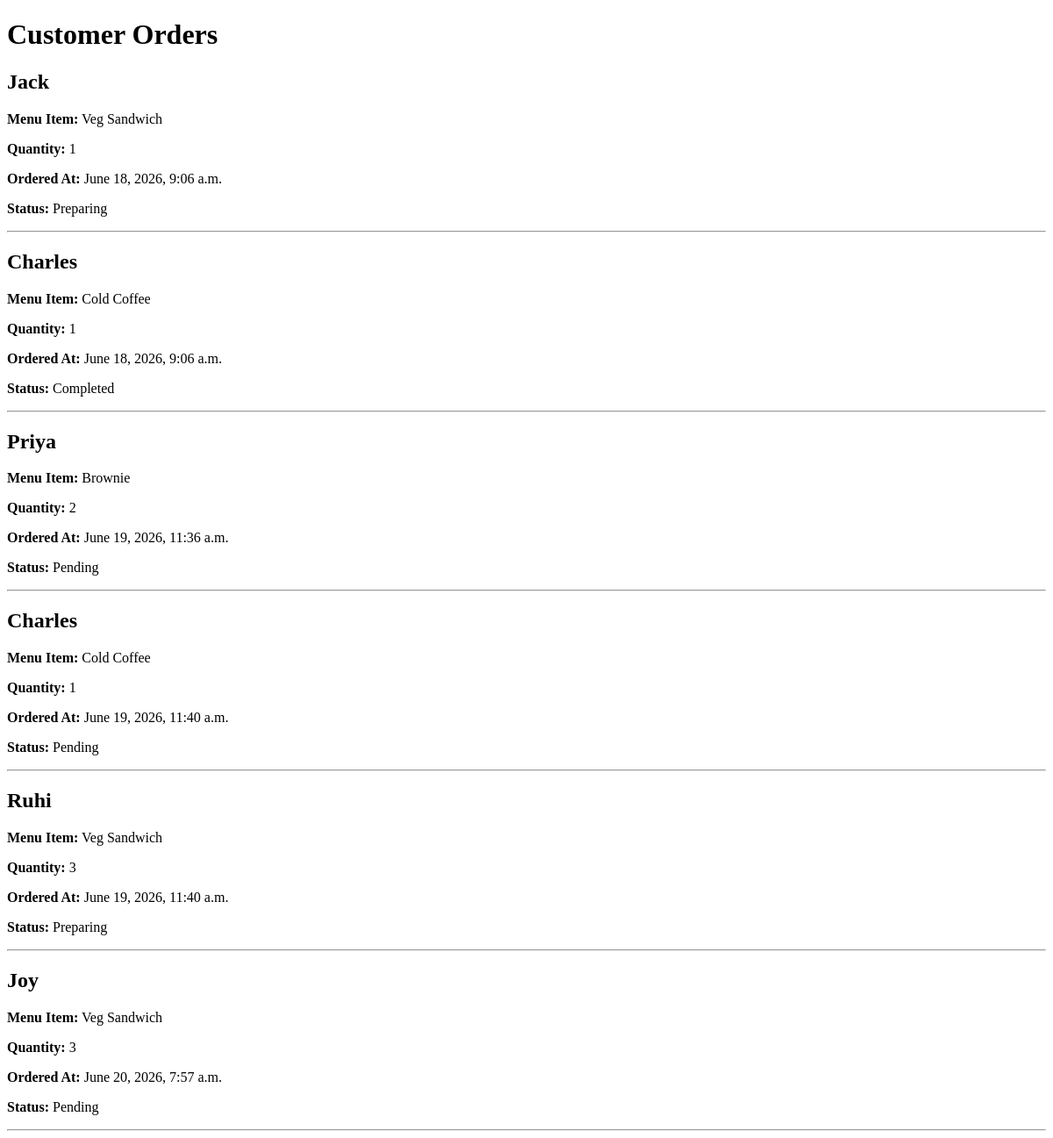
The app's page /orders/, older data.
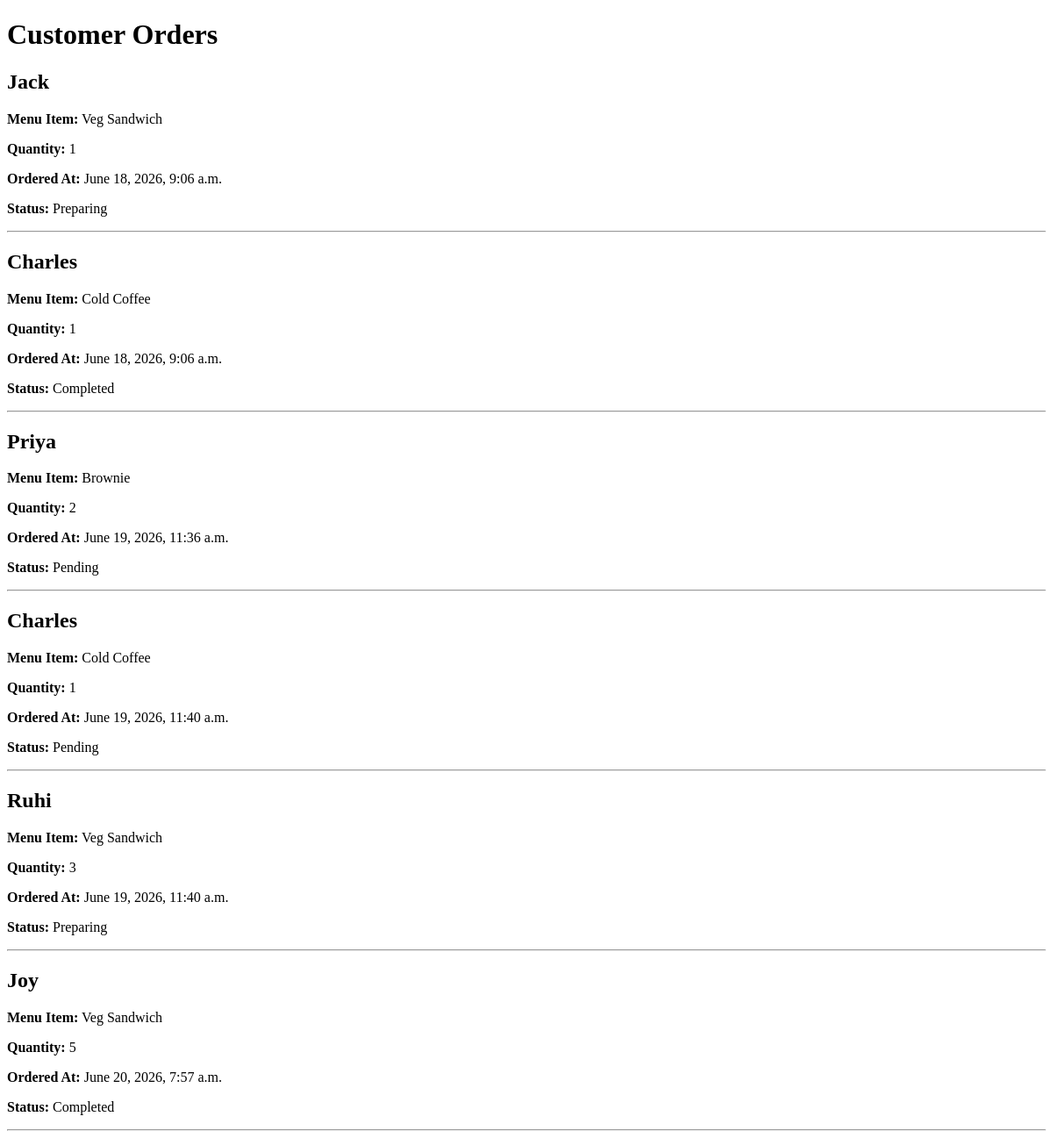
The same page, newer data.
### cafe/models.py (models this page shows, shortened)
class Order(models.Model):
    customer_name = models.CharField(max_length=100)
    menu_item = models.ForeignKey(MenuItem, on_delete=models.CASCADE)
    quantity = models.PositiveIntegerField(default=1)
    STATUS_CHOICES = [
        ('Pending', 'Pending'),
        ('Preparing', 'Preparing'),
        ('Ready', 'Ready'),
        ('Delivered', 'Delivered'),
    ]
    status = models.CharField(
        max_length=20,
        choices=STATUS_CHOICES,
        default='Pending'
    )
    created_at = models.DateTimeField(auto_now_add=True)

class MenuItem(models.Model):
    name = models.CharField(max_length=100)
    description = models.TextField()
    price = models.DecimalField(max_digits=8, decimal_places=2)
    available = models.BooleanField(default=True)
    category = models.ForeignKey(
        Category,
        on_delete = models.CASCADE,
        null = True,
        blank = True
    )
    def __str__(self):
        return self.name

### cafe/views.py (the view)
# urls.py: path('orders/', views.order_list, name ='orders'),
def order_list(request) :
    orders = Order.objects.order_by('created_at')
    return render(
        request,
        'cafe/order_list.html',
        {'orders' : orders}
    )

### cafe/templates/cafe/order_list.html
<!DOCTYPE html>
<html>
<body>
    <h1>Customer Orders</h1>
    {% for order in orders %}
        <h2>{{ order.customer_name }}</h2>
        <p><strong>Menu Item:</strong> {{ order.menu_item }}</p>
        <p><strong>Quantity:</strong> {{ order.quantity }}</p>
        <p><strong>Ordered At:</strong> {{ order.created_at }}</p>
        <p><strong>Status:</strong> {{ order.status }}</p>
        <hr>
    {% endfor %}
</body>
</html>

Row changes from the older to the newer data that the page shows:
changed Order "Joy": quantity "3" → "5"; status "Pending" → "Completed"
